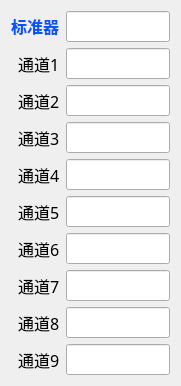
   <widget class="QWidget" name="formLayoutWidget">
    <property name="geometry">
     <rect>
      <x>36</x>
      <y>43</y>
      <width>181</width>
      <height>326</height>
     </rect>
    </property>
    <property name="font">
     <font>
      <family>微软雅黑</family>
      <pointsize>12</pointsize>
     </font>
    </property>
    <layout class="QFormLayout" name="formLayout">
     <property name="labelAlignment">
      <set>Qt::AlignRight|Qt::AlignTrailing|Qt::AlignVCenter</set>
     </property>
     <item row="2" column="1">
      <widget class="QLineEdit" name="lineEdit2">
       <property name="font">
        <font>
         <family>微软雅黑</family>
         <pointsize>12</pointsize>
        </font>
       </property>
       <property name="text">
        <string/>
       </property>
       <property name="alignment">
        <set>Qt::AlignRight|Qt::AlignTrailing|Qt::AlignVCenter</set>
       </property>
      </widget>
     </item>
     <item row="9" column="0">
      <widget class="QLabel" name="label9">
       <property name="font">
        <font>
         <family>微软雅黑</family>
         <pointsize>12</pointsize>
        </font>
       </property>
       <property name="text">
        <string>通道9</string>
       </property>
      </widget>
     </item>
     <item row="8" column="1">
      <widget class="QLineEdit" name="lineEdit8">
       <property name="font">
        <font>
         <family>微软雅黑</family>
         <pointsize>12</pointsize>
        </font>
       </property>
       <property name="text">
        <string/>
       </property>
       <property name="alignment">
        <set>Qt::AlignRight|Qt::AlignTrailing|Qt::AlignVCenter</set>
       </property>
      </widget>
     </item>
     <item row="5" column="1">
      <widget class="QLineEdit" name="lineEdit5">
       <property name="font">
        <font>
         <family>微软雅黑</family>
         <pointsize>12</pointsize>
        </font>
       </property>
       <property name="text">
        <string/>
       </property>
       <property name="alignment">
        <set>Qt::AlignRight|Qt::AlignTrailing|Qt::AlignVCenter</set>
       </property>
      </widget>
     </item>
     <item row="7" column="1">
      <widget class="QLineEdit" name="lineEdit7">
       <property name="font">
        <font>
         <family>微软雅黑</family>
         <pointsize>12</pointsize>
        </font>
       </property>
       <property name="text">
        <string/>
       </property>
       <property name="alignment">
        <set>Qt::AlignRight|Qt::AlignTrailing|Qt::AlignVCenter</set>
       </property>
      </widget>
     </item>
     <item row="1" column="0">
      <widget class="QLabel" name="label1">
       <property name="font">
        <font>
         <family>微软雅黑</family>
         <pointsize>12</pointsize>
        </font>
       </property>
       <property name="text">
        <string>通道1</string>
       </property>
      </widget>
     </item>
     <item row="3" column="0">
      <widget class="QLabel" name="label3">
       <property name="font">
        <font>
         <family>微软雅黑</family>
         <pointsize>12</pointsize>
        </font>
       </property>
       <property name="text">
        <string>通道3</string>
       </property>
      </widget>
     </item>
     <item row="5" column="0">
      <widget class="QLabel" name="label5">
       <property name="font">
        <font>
         <family>微软雅黑</family>
         <pointsize>12</pointsize>
        </font>
       </property>
       <property name="text">
        <string>通道5</string>
       </property>
      </widget>
     </item>
     <item row="8" column="0">
      <widget class="QLabel" name="label8">
       <property name="font">
        <font>
         <family>微软雅黑</family>
         <pointsize>12</pointsize>
        </font>
       </property>
       <property name="text">
        <string>通道8</string>
       </property>
      </widget>
     </item>
     <item row="4" column="1">
      <widget class="QLineEdit" name="lineEdit4">
       <property name="font">
        <font>
         <family>微软雅黑</family>
         <pointsize>12</pointsize>
        </font>
       </property>
       <property name="text">
        <string/>
       </property>
       <property name="alignment">
        <set>Qt::AlignRight|Qt::AlignTrailing|Qt::AlignVCenter</set>
       </property>
      </widget>
     </item>
     <item row="7" column="0">
      <widget class="QLabel" name="label7">
       <property name="font">
        <font>
         <family>微软雅黑</family>
         <pointsize>12</pointsize>
        </font>
       </property>
       <property name="text">
        <string>通道7</string>
       </property>
      </widget>
     </item>
     <item row="2" column="0">
      <widget class="QLabel" name="label2">
       <property name="font">
        <font>
         <family>微软雅黑</family>
         <pointsize>12</pointsize>
        </font>
       </property>
       <property name="text">
        <string>通道2</string>
       </property>
      </widget>
     </item>
     <item row="3" column="1">
      <widget class="QLineEdit" name="lineEdit3">
       <property name="font">
        <font>
         <family>微软雅黑</family>
         <pointsize>12</pointsize>
        </font>
       </property>
       <property name="text">
        <string/>
       </property>
       <property name="alignment">
        <set>Qt::AlignRight|Qt::AlignTrailing|Qt::AlignVCenter</set>
       </property>
      </widget>
     </item>
     <item row="6" column="1">
      <widget class="QLineEdit" name="lineEdit6">
       <property name="font">
        <font>
         <family>微软雅黑</family>
         <pointsize>12</pointsize>
        </font>
       </property>
       <property name="text">
        <string/>
       </property>
       <property name="alignment">
        <set>Qt::AlignRight|Qt::AlignTrailing|Qt::AlignVCenter</set>
       </property>
      </widget>
     </item>
     <item row="1" column="1">
      <widget class="QLineEdit" name="lineEdit1">
       <property name="font">
        <font>
         <family>微软雅黑</family>
         <pointsize>12</pointsize>
        </font>
       </property>
       <property name="text">
        <string/>
       </property>
       <property name="alignment">
        <set>Qt::AlignRight|Qt::AlignTrailing|Qt::AlignVCenter</set>
       </property>
      </widget>
     </item>
     <item row="6" column="0">
      <widget class="QLabel" name="label6">
       <property name="font">
        <font>
         <family>微软雅黑</family>
         <pointsize>12</pointsize>
        </font>
       </property>
       <property name="text">
        <string>通道6</string>
       </property>
      </widget>
     </item>
     <item row="4" column="0">
      <widget class="QLabel" name="label4">
       <property name="font">
        <font>
         <family>微软雅黑</family>
         <pointsize>12</pointsize>
        </font>
       </property>
       <property name="text">
        <string>通道4</string>
       </property>
      </widget>
     </item>
     <item row="9" column="1">
      <widget class="QLineEdit" name="lineEdit9">
       <property name="font">
        <font>
         <family>微软雅黑</family>
         <pointsize>12</pointsize>
        </font>
       </property>
       <property name="text">
        <string/>
       </property>
       <property name="alignment">
        <set>Qt::AlignRight|Qt::AlignTrailing|Qt::AlignVCenter</set>
       </property>
      </widget>
     </item>
     <item row="0" column="1">
      <widget class="QLineEdit" name="lineEdit0">
       <property name="font">
        <font>
         <family>微软雅黑</family>
         <pointsize>12</pointsize>
        </font>
       </property>
       <property name="text">
        <string/>
       </property>
       <property name="alignment">
        <set>Qt::AlignRight|Qt::AlignTrailing|Qt::AlignVCenter</set>
       </property>
      </widget>
     </item>
     <item row="0" column="0">
      <widget class="QLabel" name="label">
       <property name="font">
        <font>
         <family>微软雅黑</family>
         <pointsize>12</pointsize>
         <weight>75</weight>
         <bold>true</bold>
        </font>
       </property>
       <property name="text">
        <string>&lt;html&gt;&lt;head/&gt;&lt;body&gt;&lt;p&gt;&lt;span style=&quot; color:#0055ff;&quot;&gt;标准器&lt;/span&gt;&lt;/p&gt;&lt;/body&gt;&lt;/html&gt;</string>
       </property>
      </widget>
     </item>
    </layout>
   </widget>
